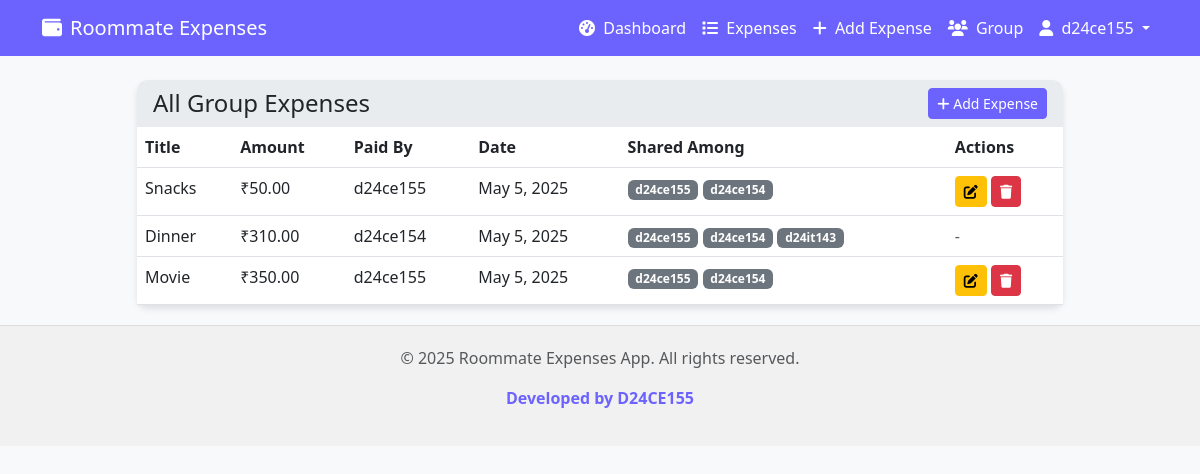
The app's page /expenses/expenses/ (signed in) with its own data.
### expenses/models.py (models this page shows, shortened)
class Expense(models.Model):
    title = models.CharField(max_length=200)
    amount = models.DecimalField(max_digits=10, decimal_places=2)
    paid_by = models.ForeignKey(User, on_delete=models.CASCADE, related_name='paid_expenses')
    date = models.DateField(auto_now_add=True)
    shared_among = models.ManyToManyField(User, related_name='shared_expenses')
    group = models.ForeignKey(Group, on_delete=models.CASCADE, related_name='expenses')
    created_at = models.DateTimeField(auto_now_add=True)
    class Meta:
        ordering = ['-date']

### expenses/views.py (the view)
# urls.py: path('expenses/', views.expense_list, name='expense_list'),
@login_required
def expense_list(request):
    if not request.user.profile.group:
        messages.info(request, "You need to create or join a group first.")
        return redirect('group_setup')
    group = request.user.profile.group
    expenses = Expense.objects.filter(group=group).order_by('-date')
    return render(request, 'expenses/expense_list.html', {
        'expenses': expenses,
        'group': group
    })

### templates/expenses/expense_list.html (shortened to what this page needs)
{% extends 'base.html' %}
{% block content %}
<div class="row justify-content-center">
    <div class="col-lg-10">
        <div class="card">
            <div class="card-header d-flex justify-content-between align-items-center">
                <h4 class="mb-0">All Group Expenses</h4>
                <a href="{% url 'add_expense' %}" class="btn btn-primary btn-sm"><i class="fas fa-plus"></i> Add Expense</a>
            </div>
            <div class="card-body p-0">
                {% if expenses %}
                    <table class="table mb-0">
                        <thead>
                            <tr>
                                <th>Title</th>
                                <th>Amount</th>
                                <th>Paid By</th>
                                <th>Date</th>
                                <th>Shared Among</th>
                                <th>Actions</th>
                            </tr>
                        </thead>
                        <tbody>
                            {% for expense in expenses %}
                                <tr>
                                    <td>{{ expense.title }}</td>
                                    <td>₹{{ expense.amount }}</td>
                                    <td>{{ expense.paid_by.username }}</td>
                                    <td>{{ expense.date }}</td>
                                    <td>
                                        {% for user in expense.shared_among.all %}
                                            <span class="badge bg-secondary">{{ user.username }}</span>
                                        {% endfor %}
                                    </td>
                                    <td>
                                        {% if expense.paid_by == user %}
                                            <a href="{% url 'edit_expense' expense.id %}" class="btn btn-sm btn-warning"><i class="fas fa-edit"></i></a>
                                            <a href="{% url 'delete_expense' expense.id %}" class="btn btn-sm btn-danger"><i class="fas fa-trash"></i></a>
                                        {% else %}
                                            <span class="text-muted">-</span>
                                        {% endif %}
                                    </td>
                                </tr>
                            {% endfor %}
                        </tbody>
                    </table>
                {% else %}
                    <p class="p-3">No expenses found. <a href="{% url 'add_expense' %}">Add an expense</a>.</p>
                {% endif %}
            </div>
        </div>
    </div>
</div>
{% endblock %}

### templates/base.html (shortened to what this page needs)
<!DOCTYPE html>
<html lang="en">
<head>
    <link href="https://cdn.jsdelivr.net/npm/bootstrap@5.3.0-alpha1/dist/css/bootstrap.min.css" rel="stylesheet">
    <link rel="stylesheet" href="https://cdnjs.cloudflare.com/ajax/libs/font-awesome/6.0.0/css/all.min.css">
</head>
<body>
    <nav class="navbar navbar-expand-lg navbar-dark bg-primary fixed-top">
        <div class="container">
            <a class="navbar-brand" href="{% url 'dashboard' %}">
                <i class="fas fa-wallet me-2"></i>Roommate Expenses
            </a>
            <div class="collapse navbar-collapse" id="navbarNav">
                <ul class="navbar-nav ms-auto">
                    {% if user.is_authenticated %}
                        {% if user.profile.group %}
                            <li class="nav-item">
                                <a class="nav-link" href="{% url 'dashboard' %}">
                                    <i class="fas fa-tachometer-alt me-1"></i> Dashboard
                                </a>
                            </li>
                            <li class="nav-item">
                                <a class="nav-link" href="{% url 'expense_list' %}">
                                    <i class="fas fa-list me-1"></i> Expenses
                                </a>
                            </li>
                            <li class="nav-item">
                                <a class="nav-link" href="{% url 'add_expense' %}">
                                    <i class="fas fa-plus me-1"></i> Add Expense
                                </a>
                            </li>
                            <li class="nav-item">
                                <a class="nav-link" href="{% url 'view_group' %}">
                                    <i class="fas fa-users me-1"></i> Group
                                </a>
                            </li>
                        {% else %}
                            <li class="nav-item">
                                <a class="nav-link" href="{% url 'group_setup' %}">
                                    <i class="fas fa-users me-1"></i> Join/Create Group
                                </a>
                            </li>
                        {% endif %}
                        <li class="nav-item dropdown">
                            <a class="nav-link dropdown-toggle" href="#" id="navbarDropdown" role="button"
                               data-bs-toggle="dropdown" aria-expanded="false">
                                <i class="fas fa-user me-1"></i> {{ user.username }}
                            </a>
                        </li>
                    {% endif %}
                </ul>
            </div>
        </div>
    </nav>
    <div class="container mt-4">
        {% block content %}{% endblock %}
    </div>
    <footer class="footer mt-auto">
        <div class="container">
            <p class="text-muted">&copy; {% now "Y" %} Roommate Expenses App. All rights reserved.</p>
            <p class="developer-credit">Developed by D24CE155</p>
        </div>
    </footer>
</body>
</html>

### templates/base.html (style rules this page uses)
body { background-color: #f8f9fa; padding-top: 56px; }
.navbar { background-color: #6c63ff !important; }
.navbar-brand, .nav-link { color: white !important; }
.card { box-shadow: 0 4px 6px rgba(0, 0, 0, 0.1); border-radius: 10px; border: none; margin-bottom: 20px; }
.card-header { background-color: #e9ecef; border-bottom: none; border-radius: 10px 10px 0 0 !important; }
.btn-primary { background-color: #6c63ff; border-color: #6c63ff; }
.footer { margin-top: 50px; padding: 20px 0; text-align: center; background-color: #f1f1f1; border-top: 1px solid #ddd; }
.developer-credit { font-weight: 600; color: #6c63ff; margin-top: 8px; }

### records on screen
Expense: title "Snacks", amount "50.00", paid_by.username "d24ce155", date "May 5, 2025"
Expense: title "Dinner", amount "310.00", paid_by.username "d24ce154", date "May 5, 2025"
Expense: title "Movie", amount "350.00", paid_by.username "d24ce155", date "May 5, 2025"

### other values on screen
{{ user.username }} "d24ce155"
{{ user.username }} "d24ce154"
{{ user.username }} "d24it143"
